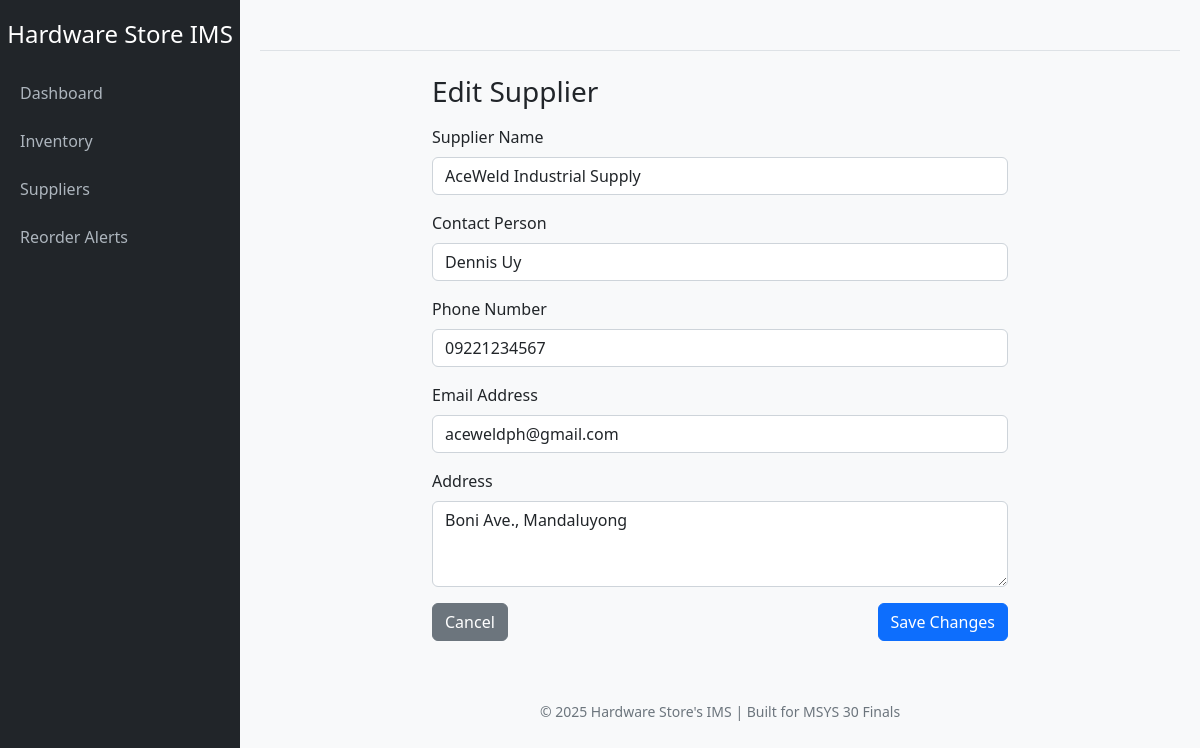
The page /suppliers/edit/11/ on the database its author committed.
### application/models.py (models this page shows, shortened)
class Supplier(models.Model):
    name = models.CharField(max_length=100)
    contact_person = models.CharField(max_length=100, blank=True)
    phone = models.CharField(max_length=20, blank=True)
    email = models.EmailField(blank=True)
    address = models.TextField(blank=True)

### application/views.py (the view, shortened to what this page needs)
# urls.py: path('suppliers/edit/<int:pk>/', views.edit_supplier, name='edit_supplier'),
def edit_supplier(request, pk):
    supplier = get_object_or_404(Supplier, pk=pk)
    return render(request, "myapp/edit_supplier.html", {"supplier": supplier})

### application/templates/myapp/edit_supplier.html (shortened to what this page needs)
{% extends 'myapp/base.html' %}
{% block content %}
<div class="container mt-4" style="max-width: 600px;">
    <h3 class="mb-3">Edit Supplier</h3>
    <form method="POST">
        <div class="mb-3">
            <label class="form-label">Supplier Name</label>
            <input type="text" name="name" class="form-control"
                   value="{{ supplier.name }}" required>
        </div>
        <div class="mb-3">
            <label class="form-label">Contact Person</label>
            <input type="text" name="contact_person" class="form-control"
                   value="{{ supplier.contact_person }}" required>
        </div>
        <div class="mb-3">
            <label class="form-label">Phone Number</label>
            <input type="text" name="phone" class="form-control"
                   value="{{ supplier.phone }}">
        </div>
        <div class="mb-3">
            <label class="form-label">Email Address</label>
            <input type="email" name="email" class="form-control"
                   value="{{ supplier.email }}">
        </div>
        <div class="mb-3">
            <label class="form-label">Address</label>
            <textarea name="address" class="form-control" rows="3">{{ supplier.address }}</textarea>
        </div>
        <div class="d-flex justify-content-between">
            <a href="{% url 'supplier_list' %}" class="btn btn-secondary">Cancel</a>
            <button type="submit" class="btn btn-primary">Save Changes</button>
        </div>
    </form>
</div>
{% endblock %}

### application/templates/myapp/base.html (style rules this page uses)
body { background-color: #f8f9fa; font-family: 'Segoe UI', sans-serif; }

### rows shown on the page
Supplier: name "AceWeld Industrial Supply", contact_person "Dennis Uy", phone "09221234567", email "aceweldph@gmail.com", address "Boni Ave., Mandaluyong"
